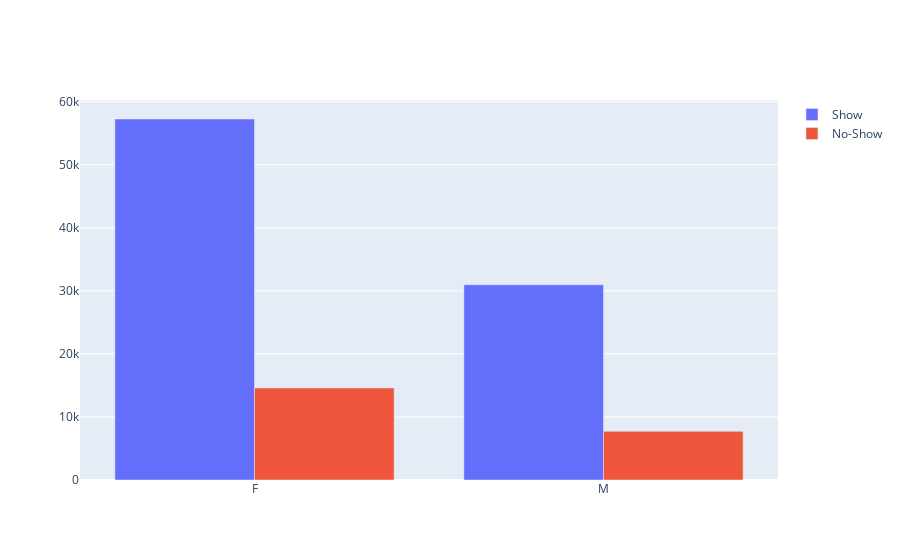

The notebook cell this image was saved under:
### Code cell
trace1 = go.Bar(
    x=show_noshow_by_gender['Gender'].tolist(),
    y=show_noshow_by_gender['TotalAppointments']-show_noshow_by_gender['No-Show'].tolist(),
    name='Show'
)

trace2 = go.Bar(
    x=show_noshow_by_gender['Gender'].tolist(),
    y=show_noshow_by_gender['No-Show'].tolist(),
    name='No-Show'
)

data1=[trace1,trace2]
layout=go.Layout(barmode='group')

fig = go.Figure(data=data1, layout=layout)

plotly.offline.iplot(fig, filename='cufflinks/grouped-bar')

### Figure 1 — Plotly figure (JSON) as saved in the notebook; plotly's stock layout.template omitted (floating-point values rounded to 4 significant figures)
{"data": [{"name": "Show", "type": "bar", "x": ["F", "M"], "y": [57246, 30962]}, {"name": "No-Show", "type": "bar", "x": ["F", "M"], "y": [14591, 7723]}], "layout": {"barmode": "group"}}
